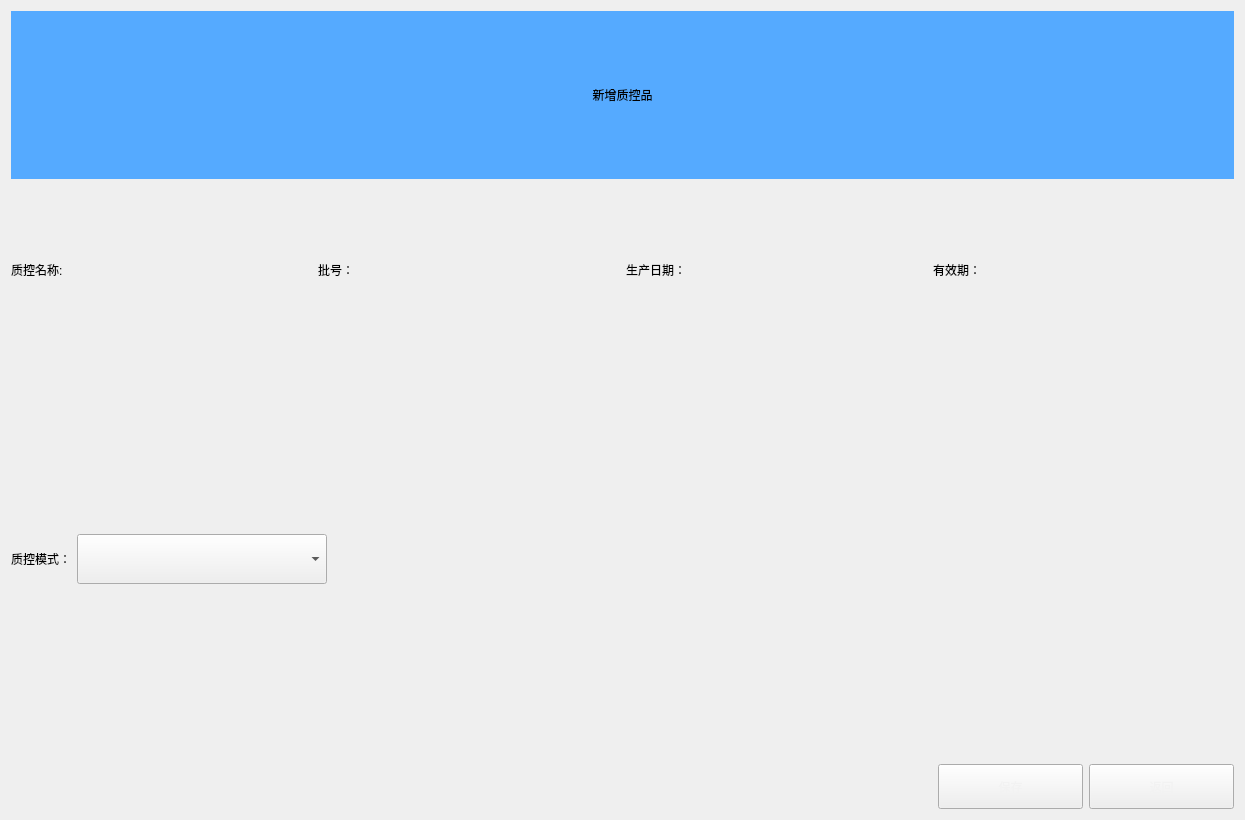
<?xml version="1.0" encoding="UTF-8"?>
<ui version="4.0">
 <class>QCSettingAddByScanf</class>
 <widget class="QWidget" name="QCSettingAddByScanf">
  <property name="geometry">
   <rect>
    <x>0</x>
    <y>0</y>
    <width>1245</width>
    <height>820</height>
   </rect>
  </property>
  <property name="windowTitle">
   <string>Form</string>
  </property>
  <layout class="QVBoxLayout" name="verticalLayout">
   <item>
    <widget class="QLabel" name="label">
     <property name="styleSheet">
      <string notr="true">font: 20pt &quot;Microsoft YaHei UI&quot;;
background-color: rgb(85, 170, 255);</string>
     </property>
     <property name="text">
      <string>新增质控品</string>
     </property>
     <property name="alignment">
      <set>Qt::AlignCenter</set>
     </property>
    </widget>
   </item>
   <item>
    <layout class="QHBoxLayout" name="horizontalLayout">
     <item>
      <widget class="QLabel" name="label_2">
       <property name="styleSheet">
        <string notr="true">font: 14pt &quot;Microsoft YaHei UI&quot;;</string>
       </property>
       <property name="text">
        <string>质控名称:</string>
       </property>
      </widget>
     </item>
     <item>
      <widget class="QLabel" name="label_3">
       <property name="styleSheet">
        <string notr="true">font: 14pt &quot;Microsoft YaHei UI&quot;;</string>
       </property>
       <property name="text">
        <string>批号：</string>
       </property>
      </widget>
     </item>
     <item>
      <widget class="QLabel" name="label_4">
       <property name="styleSheet">
        <string notr="true">font: 14pt &quot;Microsoft YaHei UI&quot;;</string>
       </property>
       <property name="text">
        <string>生产日期：</string>
       </property>
      </widget>
     </item>
     <item>
      <widget class="QLabel" name="label_5">
       <property name="styleSheet">
        <string notr="true">font: 14pt &quot;Microsoft YaHei UI&quot;;</string>
       </property>
       <property name="text">
        <string>有效期：</string>
       </property>
      </widget>
     </item>
    </layout>
   </item>
   <item>
    <widget class="CusLineEdit" name="BarCodeArea" native="true"/>
   </item>
   <item>
    <layout class="QHBoxLayout" name="horizontalLayout_2">
     <item>
      <widget class="QLabel" name="label_6">
       <property name="styleSheet">
        <string notr="true">font: 14pt &quot;Microsoft YaHei UI&quot;;</string>
       </property>
       <property name="text">
        <string>质控模式：</string>
       </property>
       <property name="alignment">
        <set>Qt::AlignCenter</set>
       </property>
      </widget>
     </item>
     <item>
      <widget class="QComboBox" name="QCModelCombox">
       <property name="minimumSize">
        <size>
         <width>250</width>
         <height>50</height>
        </size>
       </property>
      </widget>
     </item>
     <item>
      <spacer name="horizontalSpacer_2">
       <property name="orientation">
        <enum>Qt::Horizontal</enum>
       </property>
       <property name="sizeHint" stdset="0">
        <size>
         <width>40</width>
         <height>20</height>
        </size>
       </property>
      </spacer>
     </item>
    </layout>
   </item>
   <item>
    <layout class="QHBoxLayout" name="horizontalLayout_3">
     <item>
      <widget class="CusLineEdit" name="RackIndex" native="true"/>
     </item>
     <item>
      <widget class="CusLineEdit" name="ElementIndex" native="true"/>
     </item>
    </layout>
   </item>
   <item>
    <layout class="QHBoxLayout" name="horizontalLayout_4">
     <item>
      <spacer name="horizontalSpacer">
       <property name="orientation">
        <enum>Qt::Horizontal</enum>
       </property>
       <property name="sizeHint" stdset="0">
        <size>
         <width>40</width>
         <height>20</height>
        </size>
       </property>
      </spacer>
     </item>
     <item>
      <widget class="QPushButton" name="SaveBtn">
       <property name="minimumSize">
        <size>
         <width>145</width>
         <height>45</height>
        </size>
       </property>
       <property name="styleSheet">
        <string notr="true">QPushButton{
font: 700 13pt &quot;Microsoft YaHei UI&quot;;
color: #F2F2F2;
border-image: url(:/resources/img/common/btnNomal.png);
padding: -1;}
QPushButton:pressed{
font: 700 13pt &quot;Microsoft YaHei UI&quot;;
color: #F2F2F2;
border-image: url(:/resources/img/common/btnClicked.png);
padding: -1;}
</string>
       </property>
       <property name="text">
        <string>保存</string>
       </property>
      </widget>
     </item>
     <item>
      <widget class="QPushButton" name="ReturnBtn">
       <property name="minimumSize">
        <size>
         <width>145</width>
         <height>45</height>
        </size>
       </property>
       <property name="styleSheet">
        <string notr="true">QPushButton{
font: 700 13pt &quot;Microsoft YaHei UI&quot;;
color: #F2F2F2;
border-image: url(:/resources/img/common/btnNomal.png);
padding: -1;}
QPushButton:pressed{
font: 700 13pt &quot;Microsoft YaHei UI&quot;;
color: #F2F2F2;
border-image: url(:/resources/img/common/btnClicked.png);
padding: -1;}
</string>
       </property>
       <property name="text">
        <string>返回</string>
       </property>
      </widget>
     </item>
    </layout>
   </item>
  </layout>
 </widget>
 <customwidgets>
  <customwidget>
   <class>CusLineEdit</class>
   <extends>QWidget</extends>
   <header location="global">CusLineEdit.h</header>
   <container>1</container>
  </customwidget>
 </customwidgets>
 <resources/>
 <connections/>
</ui>
